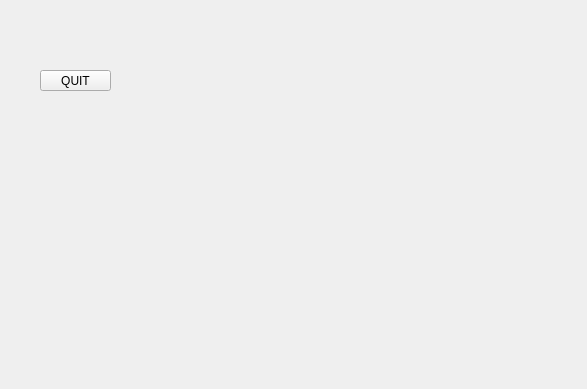
<?xml version="1.0" encoding="UTF-8"?>
<ui version="4.0">
 <class>CoustomWidget</class>
 <widget class="QWidget" name="CoustomWidget">
  <property name="geometry">
   <rect>
    <x>0</x>
    <y>0</y>
    <width>587</width>
    <height>389</height>
   </rect>
  </property>
  <property name="windowTitle">
   <string>CoustomWidget</string>
  </property>
  <widget class="QPushButton" name="Button">
   <property name="geometry">
    <rect>
     <x>40</x>
     <y>70</y>
     <width>71</width>
     <height>21</height>
    </rect>
   </property>
   <property name="text">
    <string>QUIT</string>
   </property>
  </widget>
 </widget>
 <resources/>
 <connections/>
</ui>
